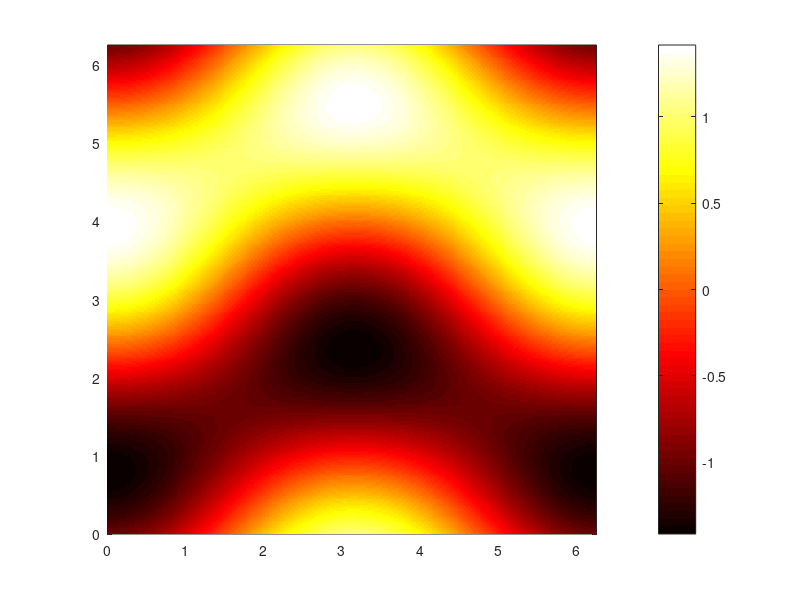

The MATLAB script that drew this image: (Note: this script raises an error after producing the figure.)
% pseudo spectral method for 3D Euler flow equation

% space grid
Nx = 256;
Ny = 256;
Lx = 2*pi;
Ly = 2*pi;
dx = Lx / Nx;
dy = Ly / Ny;
x = (0:Nx-1)*dx;
y = (0:Ny-1)*dy;

% time grid
dt = 0.001;
T = 1.1;
t = 0:dt:T;
Nt = length(t);

% frequency grid
kx = (2*pi/Lx) * (-Nx/2:Nx/2-1);
ky = (2*pi/Ly) * (-Ny/2:Ny/2-1);
k = sqrt(kx'.^2 + ky.^2);

% initial condition
w = -sin(x') - cos(x').*cos(y); 
g = sin(x').*sin(y) - cos(y);
w_hat = fftshift(fft2(w));
g_hat = fftshift(fft2(g));

% configure plot
figure
set(pcolor(x, y, w), 'edgecolor', 'none')
colormap hot
axis equal
xlim([x(1), x(end)])
ylim([y(1), y(end)])
colorbar
hold on

for i = 2:Nt
    
    % velocity field
    u_hat = 1j*(kx'.*g_hat+ky.*w_hat)./k.^2;
    v_hat = 1j*(ky.*g_hat-kx'.*w_hat)./k.^2;
    
    % no zero mode
    u_hat(Nx/2+1, Ny/2+1) = 0;
    v_hat(Nx/2+1, Ny/2+1) = 0;
    
    % inverse transform
    u = real(ifft2(ifftshift(u_hat)));
    v = real(ifft2(ifftshift(v_hat)));
    
    % average gamma^2 
%     avg_g2 = sum(abs(g_hat).^2, 'all');
    avg_g2 = 1/(4*pi^2)*sum(g.^2, 'all')*dx*dy;
    
    % differentiation in fourier space
    wx = real(ifft2(ifftshift(1j*kx'.*w_hat)));     % dw/dx
    wy = real(ifft2(ifftshift(1j*ky.*w_hat)));      % dw/dy
    gx = real(ifft2(ifftshift(1j*kx'.*g_hat)));     % dg/dx
    gy = real(ifft2(ifftshift(1j*ky.*g_hat)));      % dg/dy
    
    % increment step
    w = dt*(g.*w - u.*wx - v.*wy) + w;
    g = dt*(2*avg_g2 - g.^2 - u.*gx - v.*gy) + g;
    
    % fourier transform
    w_hat = fftshift(fft2(w));
    g_hat = fftshift(fft2(g));
    
    % 2/3 rule dealiasing 
    w_hat(k > 0.66*Nx/2) = 0;
    g_hat(k > 0.66*Nx/2) = 0;
    
    % show
    if mod(i, 100) == 0
        t(i)
        set(pcolor(x, y, w), 'edgecolor', 'none')
        colormap 'hot'
        drawnow
    end
    
end

